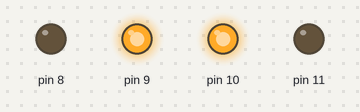
Recording of a sketch running on a simulated Arduino Uno, built with avr-gcc and run on an emulated ATmega328P. Parts: output pins drawn as LEDs (lit = HIGH).

Above: at 0.1 s.
Timing chart, 0 to 1.6 s (numbered marks = the images above):
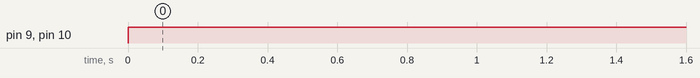

Measured:
- by itself, pin 9, pin 10: LOW → HIGH at 0.00 s

The sketch:

Teste1_Robo.ino
```cpp
void setup(){
  //motor_A
  pinMode(8,OUTPUT);
  pinMode(9,OUTPUT);

  //motor_B
  pinMode(10,OUTPUT);
  pinMode(11,OUTPUT);
}

void loop(){
  // Motor B ,roda girando para frente
  digitalWrite(10,HIGH);
  digitalWrite(11,LOW);
  // Motor A, roda girando para frente
  digitalWrite(8,LOW);
  digitalWrite(9,HIGH);
}
```
